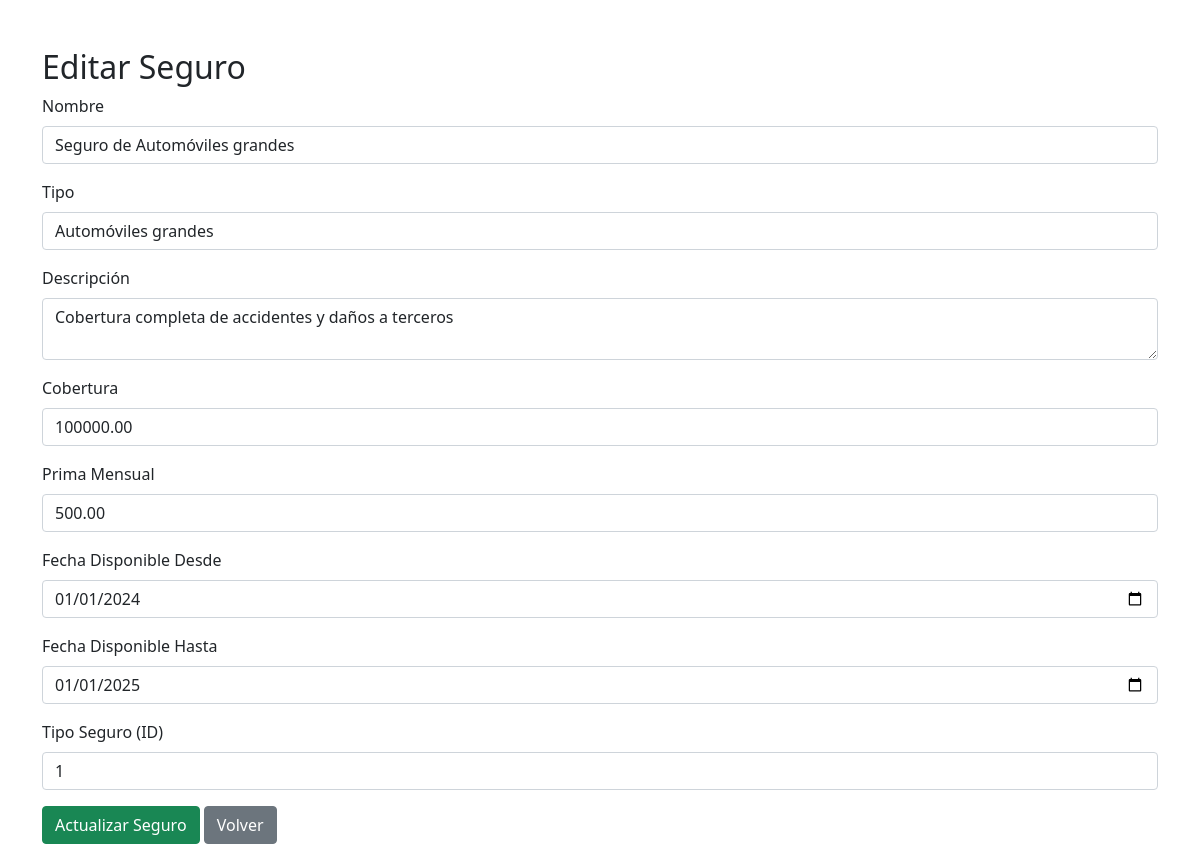
Screenshot of /EditarSeguro.php?id=6 (signed in) with the database file from the repository.
### tables this page shows
CREATE TABLE `seguros` (
  `id` int(11) NOT NULL,
  `nombre` varchar(100) DEFAULT NULL,
  `descripcion` varchar(255) DEFAULT NULL,
  `tipo` varchar(50) DEFAULT NULL,
  `cobertura` decimal(10,2) DEFAULT NULL,
  `prima_mensual` decimal(10,2) DEFAULT NULL,
  `fecha_disponible_desde` date DEFAULT NULL,
  `fecha_disponible_hasta` date DEFAULT NULL,
  `id_tipo_seguro` int(11) DEFAULT NULL
);

### EditarSeguro.php (the view, shortened to what this page needs)
<?php
include('db_connection.php');
$id = intval($_GET['id']);
$query = "SELECT * FROM seguros WHERE id = ?";
$stmt = $conn->prepare($query);
$stmt->bind_param("i", $id);
$stmt->execute();
$result = $stmt->get_result();
$seguro = $result->fetch_assoc();
?>
<!DOCTYPE html>
<html lang="es">
<head>
    <link href="https://cdn.jsdelivr.net/npm/bootstrap@5.1.3/dist/css/bootstrap.min.css" rel="stylesheet">
</head>
<body>
    <div class="container mt-5">
        <h2>Editar Seguro</h2>
        <form method="POST">
            <div class="mb-3">
                <label for="nombre" class="form-label">Nombre</label>
                <input type="text" class="form-control" id="nombre" name="nombre" value="<?= htmlspecialchars($seguro['nombre']) ?>" required>
            </div>
            <div class="mb-3">
                <label for="tipo" class="form-label">Tipo</label>
                <input type="text" class="form-control" id="tipo" name="tipo" value="<?= htmlspecialchars($seguro['tipo']) ?>" required>
            </div>
            <div class="mb-3">
                <label for="descripcion" class="form-label">Descripción</label>
                <textarea class="form-control" id="descripcion" name="descripcion" required><?= htmlspecialchars($seguro['descripcion']) ?></textarea>
            </div>
            <div class="mb-3">
                <label for="cobertura" class="form-label">Cobertura</label>
                <input type="number" class="form-control" id="cobertura" name="cobertura" value="<?= htmlspecialchars($seguro['cobertura']) ?>" required>
            </div>
            <div class="mb-3">
                <label for="prima_mensual" class="form-label">Prima Mensual</label>
                <input type="number" class="form-control" id="prima_mensual" name="prima_mensual" value="<?= htmlspecialchars($seguro['prima_mensual']) ?>" required>
            </div>
            <div class="mb-3">
                <label for="fecha_disponible_desde" class="form-label">Fecha Disponible Desde</label>
                <input type="date" class="form-control" id="fecha_disponible_desde" name="fecha_disponible_desde" value="<?= htmlspecialchars($seguro['fecha_disponible_desde']) ?>" required>
            </div>
            <div class="mb-3">
                <label for="fecha_disponible_hasta" class="form-label">Fecha Disponible Hasta</label>
                <input type="date" class="form-control" id="fecha_disponible_hasta" name="fecha_disponible_hasta" value="<?= htmlspecialchars($seguro['fecha_disponible_hasta']) ?>" required>
            </div>
            <div class="mb-3">
                <label for="id_tipo_seguro" class="form-label">Tipo Seguro (ID)</label>
                <input type="number" class="form-control" id="id_tipo_seguro" name="id_tipo_seguro" value="<?= htmlspecialchars($seguro['id_tipo_seguro']) ?>" required>
            </div>
            <button type="submit" class="btn btn-success">Actualizar Seguro</button>
            <a href="VerSeguros.php" class="btn btn-secondary">Volver</a>
        </form>
    </div>
</body>
</html>

### rows the page displays
seguros: nombre "Seguro de Automóviles grandes", tipo "Automóviles grandes", descripcion "Cobertura completa de accidentes y daños a terceros", cobertura "100000.00", prima_mensual "500.00", fecha_disponible_desde "01/01/2024", fecha_disponible_hasta "01/01/2025", id_tipo_seguro "1"
